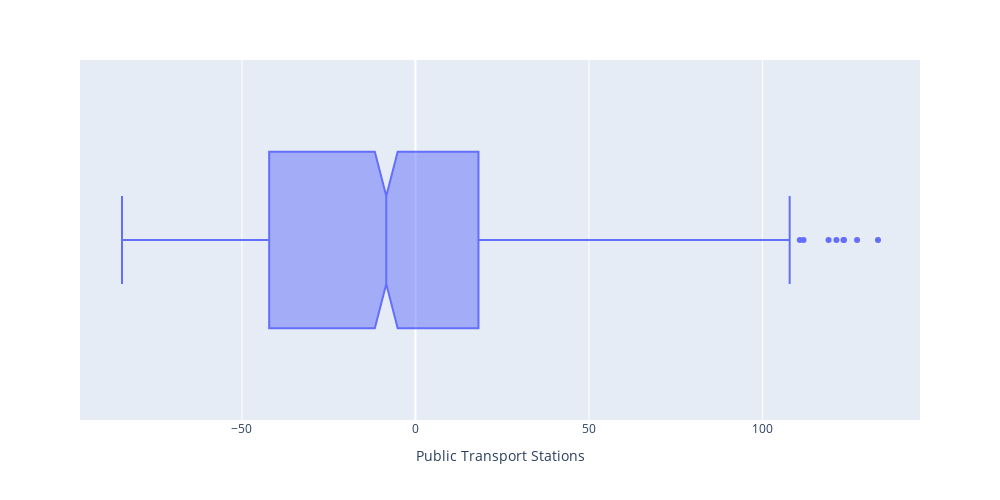

The code cell stored with this chart in its notebook:
### Code cell
px.box(
    ts_transit,
    x="transit_stations",
    notched=True,
    labels={"transit_stations": helper.TITLES[3]},
    width=PLOT_WIDTH,
    height=PLOT_HEIGHT,
)

### Figure 1 — Plotly figure (JSON) as saved in the notebook; plotly's stock layout.template omitted (floating-point values rounded to 4 significant figures; data arrays with more than 128 entries replaced by an {"elided": "..."} marker saying what was removed)
{"data": [{"alignmentgroup": "True", "hovertemplate": "Public Transport Stations=%{x}<extra></extra>", "legendgroup": "", "marker": {"color": "#636efa"}, "name": "", "notched": true, "offsetgroup": "", "orientation": "h", "showlegend": false, "type": "box", "x": {"elided": "826 float values"}, "x0": " ", "xaxis": "x", "y0": " ", "yaxis": "y"}], "layout": {"boxmode": "group", "height": 500, "legend": {"tracegroupgap": 0}, "margin": {"t": 60}, "width": 1000, "xaxis": {"anchor": "y", "domain": [0, 1], "title": {"text": "Public Transport Stations"}}, "yaxis": {"anchor": "x", "domain": [0, 1]}}}
